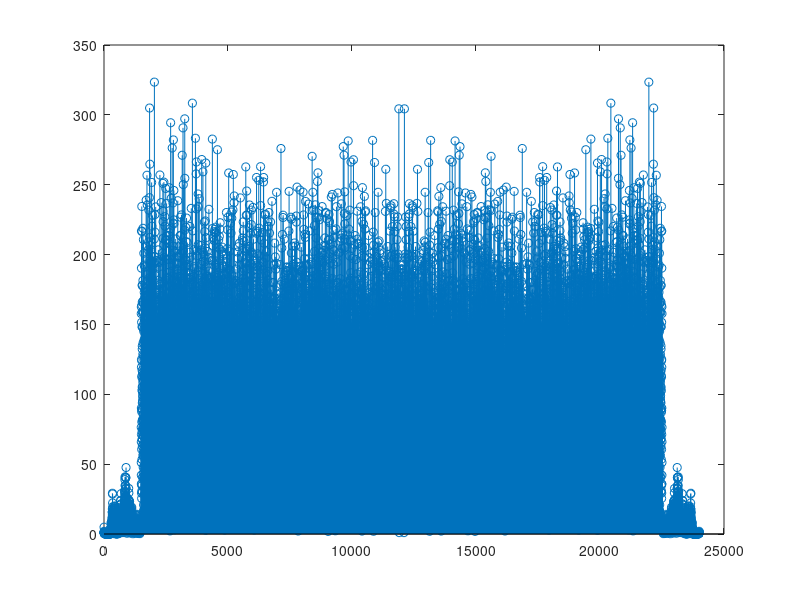
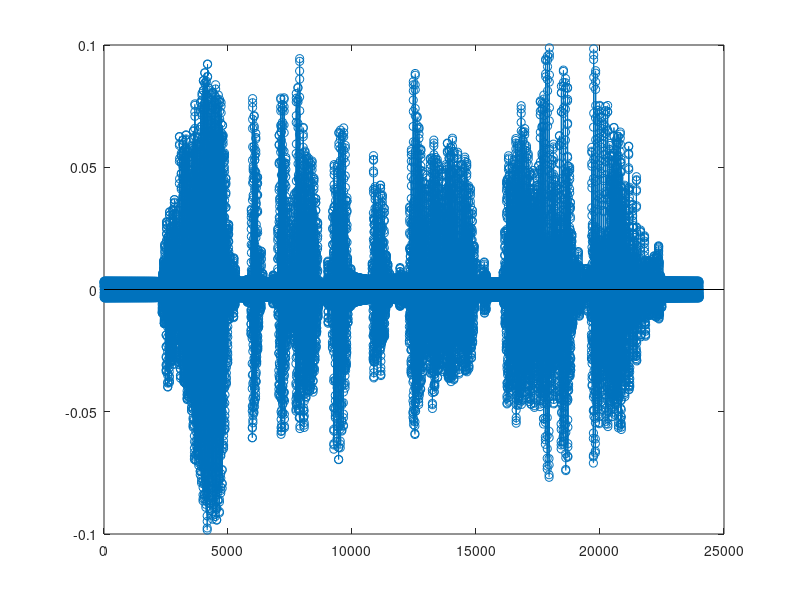

Write the MATLAB code that produced these figures, in order.
 
  S = load('noisy_sound.mat');
  s = S.noisy_sound;
  fs = S.fs;
  
  y = fft(s);
  
  figure;
  stem(abs(y));
  
  K= 500 * length(y) / 8000;
  

  for i = (K ):(length(y) - K )
    y(i) = 0;
  endfor
  
  
  y2 = ifft(y);
  
  figure;
  stem(y2);
  
  sound(y2);
  
  
  
  
  
  
  
  
  
  